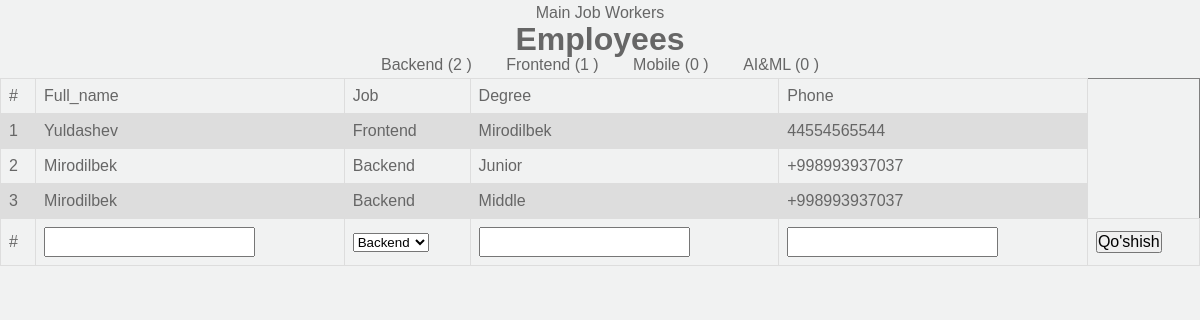
/employee/, run on the app's committed database.
### main/models.py (models this page shows, shortened)
class Jobs(models.Model):
    name=models.CharField(max_length=100)

class Employee1(models.Model):
    STATUS=(
        ("Junior","Junior"),
        ("Middle","Middle"),
        ("Senior","Senior"),
        ("TeamLead","TeamLead"),
    )
    job=models.ForeignKey(Jobs,on_delete=models.CASCADE,null=True,blank=True, related_name="second_first")
    full_name = models.CharField(max_length=100)
    degree = models.CharField(choices = STATUS,max_length=100,default='Junior')
    phone= models.CharField(max_length=13)

### main/views.py (the view)
# urls.py: path('employee/',Employee),
def Employee(request):
    context={
        'employee':Employee1.objects.all(),
        'jobs':Jobs.objects.all(),
    }
    return render(request,'employee.html',context)

### template/employee.html (shortened to what this page needs)
{% load static %}
<html>
<link rel="stylesheet" href="{%static 'style.css'%}">
<center>
    <a href="/">Main</a>
    <a href="/job/">Job</a>
    <a href="/employee/">Workers</a>
    <h1>Employees</h1>
</center>
<center>
    {% for i in jobs %}
        <a href="/filter/?job={{i.id}}" style="margin:15px">{{ i.name }} ({{i.second_first.all.count}} )</a>
    {% endfor %}
</center>
<table border="1px solid coral" width='100%'>
    <tr>
        <td>#</td>
        <td>Full_name</td>
        <td>Job</td>
        <td>Degree</td>
        <td>Phone</td>
        </tr>
    {% for i in employee %}
    <tr>
        <td>{{forloop.counter}}</td>
        <td>{{i.full_name}}</td>
        <td>{{i.job.name}}</td>
        <td>{{i.degree}}</td>
        <td>{{i.phone}}</td>
    </tr>
    {% endfor %}
    <form action="/add-worker1/" method="post">
        <tr>
            <td>#</td>
            <td><input type="text" name="full_name"></td>
            <td>
                <select name="job" id="">
                    {% for i in jobs %}
                        <option value="{{ i.id }}">{{ i.name }}</option>
                    {% endfor %}
                </select>
            </td>
            <td><input type="text" name="degree"></td>
            <td><input type="text" name="phone"></td>
            <td><input type="submit" value="Qo'shish"></td>
        </tr>
    </form>
</table>
</html>

### static/style.css (style rules this page uses)
table { font-family: arial, sans-serif; border-collapse: collapse; width: 100%; }
td, th { border: 1px solid #dddddd; text-align: left; padding: 8px; }
tr:nth-child(even) { background-color: #dddddd; }
* { margin: 0; padding: 0; }
a { color: #666; text-decoration: none; }
input { font: 16px/26px "Raleway", sans-serif; }

### data on the page
Jobs: name "Backend", second_first.all.count "2"
Jobs: name "Frontend", second_first.all.count "1"
Jobs: name "Mobile", second_first.all.count "0"
Jobs: name "AI&ML", second_first.all.count "0"
Employee1: full_name "Yuldashev", job.name "Frontend", degree "Mirodilbek", phone "44554565544"
Employee1: full_name "Mirodilbek", job.name "Backend", degree "Junior", phone "+998993937037"
Employee1: full_name "Mirodilbek", job.name "Backend", degree "Middle", phone "+998993937037"

### other printed values
form field job "Backend"
